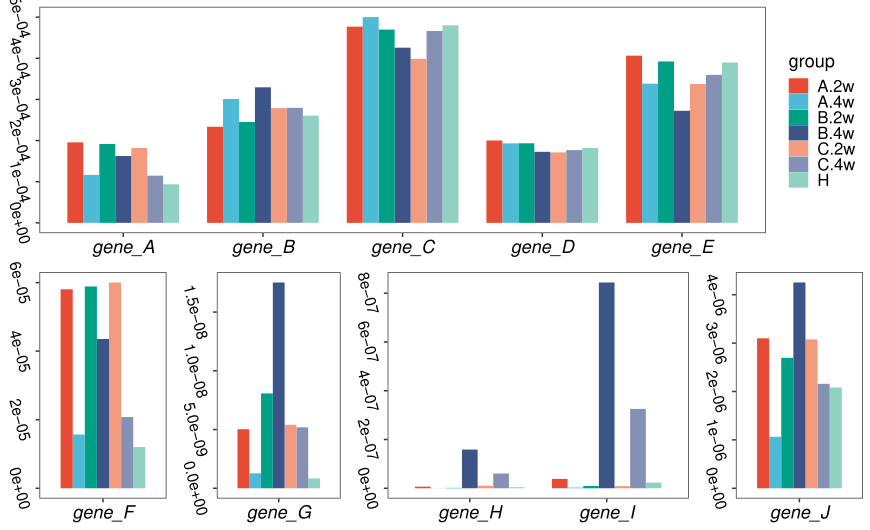

The R source for this figure:
x <- read.csv("temp.csv")
library(ggplot2)
library(ggrepel)
library(ggsci)
library(cowplot)
library(Rmisc)
l1=ggplot(x,aes(x=gene,y=mean,fill=group))+geom_bar(position="dodge",stat="identity")+
  scale_fill_npg()+theme_bw()+theme(axis.text.y = element_text(size = 20, face = "bold", vjust = 0.5, hjust = 0.5, angle = 315))+theme(panel.grid =element_blank())+
  theme(panel.grid =element_blank())+theme(axis.title.x = element_blank())+
  theme(axis.title.y = element_blank())+theme(  axis.text = element_text(face = "bold",size = 12))
l1
f <- read.csv("temp1.csv",skip=1,nrows = 7,header=FALSE)
g <- read.csv("temp1.csv",skip=8,nrows = 7,header =FALSE)
hi <- read.csv("temp1.csv",skip=15,nrows = 14,header =FALSE)
j <-  read.csv("temp1.csv",skip=29,nrows = 7,header =FALSE)
l2=ggplot(f,aes(x=V2,y=V3,fill=V1))+geom_bar(position="dodge",stat="identity")+
  scale_fill_npg()+theme_bw()+theme(axis.text = element_blank())+theme(panel.grid =element_blank())+
  theme(axis.title.x = element_blank())+theme(axis.text.y = element_text(size = 20, face = "bold", vjust = 0.5, hjust = 0.5, angle = 315))+
  theme(axis.title.y = element_blank())+theme(  axis.text = element_text(face = "bold",size = 12))+
  theme(axis.ticks = element_blank())+guides(fill=FALSE)
l2
l3=ggplot(g,aes(x=V2,y=V3,fill=V1))+geom_bar(position="dodge",stat="identity")+
  scale_fill_npg()+theme_bw()+theme(axis.text = element_blank())+theme(panel.grid =element_blank())+
  theme(axis.title.x = element_blank())+theme(axis.text.y = element_text(size = 20, face = "bold", vjust = 0.5, hjust = 0.5, angle = 315))+
  theme(axis.title.y = element_blank())+theme(  axis.text = element_text(face = "bold",size = 12))+
  theme(axis.ticks = element_blank()) +guides(fill=FALSE)
l3
l4=ggplot(hi,aes(x=V2,y=V3,fill=V1))+geom_bar(position="dodge",stat="identity")+
  scale_fill_npg()+theme_bw()+theme(axis.text = element_blank())+theme(panel.grid =element_blank())+
  theme(axis.title.x = element_blank())+theme(axis.text.y = element_text(size = 20, face = "bold", vjust = 0.5, hjust = 0.5, angle = 315))+
  theme(axis.title.y = element_blank())+theme(  axis.text = element_text(face = "bold",size = 12))+
  theme(axis.ticks = element_blank()) +guides(fill=FALSE)
l4
l5=ggplot(j,aes(x=V2,y=V3,fill=V1))+geom_bar(position="dodge",stat="identity")+
  scale_fill_npg()+theme_bw()+theme(axis.text = element_blank())+theme(panel.grid =element_blank())+
  theme(axis.title.x = element_blank())+theme(axis.text.y = element_text(size = 20, face = "bold", vjust = 0.5, hjust = 0.5, angle = 315))+
  theme(axis.title.y = element_blank())+theme(  axis.text = element_text(face = "bold",size = 12))+
  theme(axis.ticks = element_blank()) +guides(fill=FALSE)
l5
gg <- ggdraw() + 
  draw_plot(l1, 0, 0.5, 1, 0.5)+draw_plot(l2, 0, 0, 0.2, 0.5)+ draw_plot(l3, 0.2, 0, 0.2, 0.5)+ draw_plot(l4, 0.4, 0, 0.4, 0.5)+ draw_plot(l5, 0.8, 0, 0.2, 0.5)
gg
